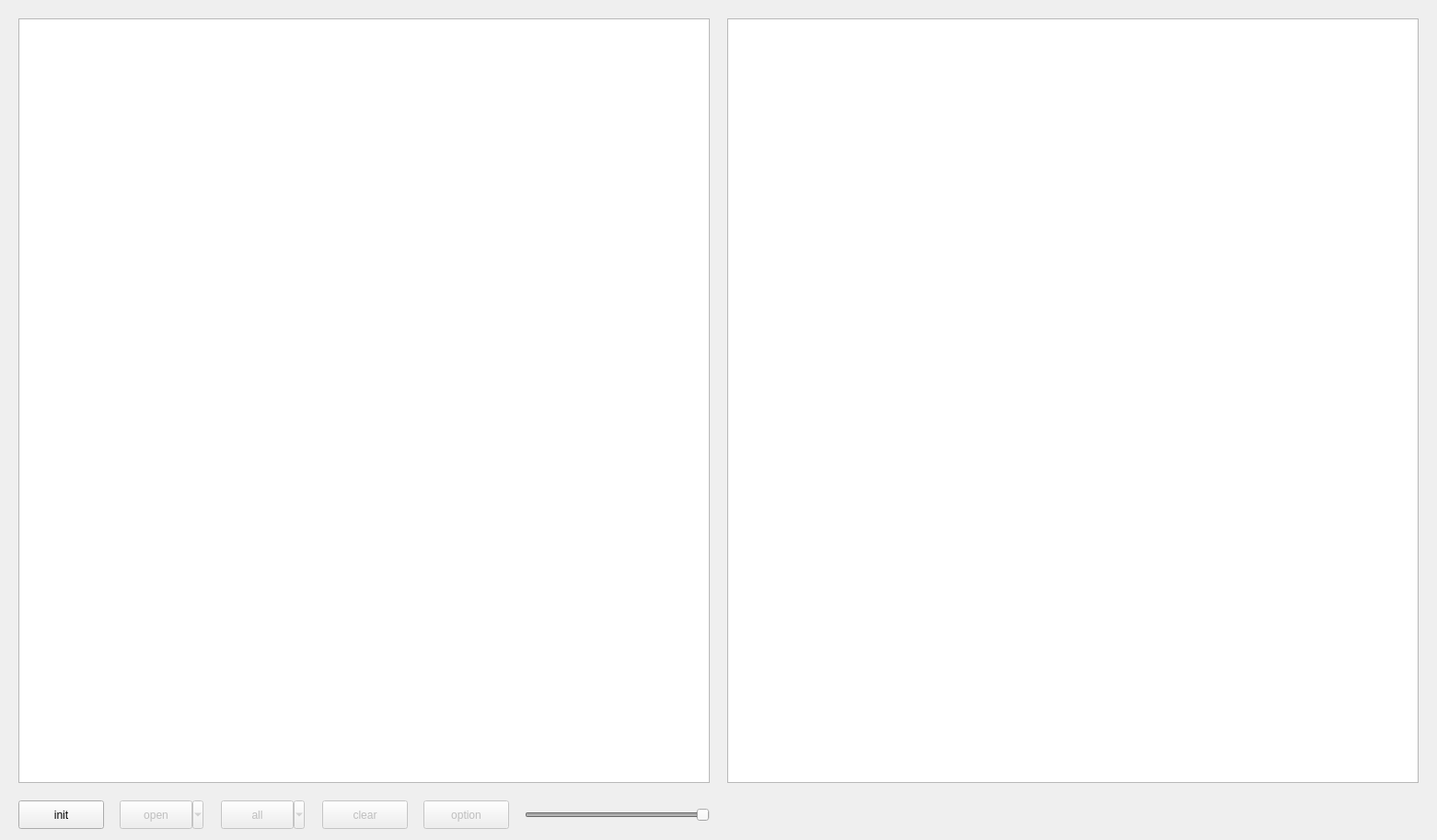
<?xml version="1.0" encoding="UTF-8"?>
<ui version="4.0">
 <class>Form</class>
 <widget class="QWidget" name="Form">
  <property name="geometry">
   <rect>
    <x>0</x>
    <y>0</y>
    <width>1561</width>
    <height>913</height>
   </rect>
  </property>
  <property name="windowTitle">
   <string>matte</string>
  </property>
  <widget class="QGraphicsView" name="graphicsViewInput">
   <property name="geometry">
    <rect>
     <x>20</x>
     <y>20</y>
     <width>751</width>
     <height>831</height>
    </rect>
   </property>
  </widget>
  <widget class="QGraphicsView" name="graphicsViewOutput">
   <property name="geometry">
    <rect>
     <x>790</x>
     <y>20</y>
     <width>751</width>
     <height>831</height>
    </rect>
   </property>
  </widget>
  <widget class="QToolButton" name="toolButtonOpen">
   <property name="enabled">
    <bool>false</bool>
   </property>
   <property name="geometry">
    <rect>
     <x>130</x>
     <y>870</y>
     <width>91</width>
     <height>31</height>
    </rect>
   </property>
   <property name="text">
    <string>open</string>
   </property>
   <property name="popupMode">
    <enum>QToolButton::MenuButtonPopup</enum>
   </property>
  </widget>
  <widget class="QPushButton" name="pushButtonOption">
   <property name="enabled">
    <bool>false</bool>
   </property>
   <property name="geometry">
    <rect>
     <x>460</x>
     <y>870</y>
     <width>93</width>
     <height>31</height>
    </rect>
   </property>
   <property name="text">
    <string>option</string>
   </property>
  </widget>
  <widget class="QPushButton" name="pushButtonClear">
   <property name="enabled">
    <bool>false</bool>
   </property>
   <property name="geometry">
    <rect>
     <x>350</x>
     <y>870</y>
     <width>93</width>
     <height>31</height>
    </rect>
   </property>
   <property name="text">
    <string>clear</string>
   </property>
  </widget>
  <widget class="QSlider" name="horizontalSliderStrokeSize">
   <property name="enabled">
    <bool>false</bool>
   </property>
   <property name="geometry">
    <rect>
     <x>570</x>
     <y>876</y>
     <width>201</width>
     <height>20</height>
    </rect>
   </property>
   <property name="minimum">
    <number>1</number>
   </property>
   <property name="maximum">
    <number>20</number>
   </property>
   <property name="value">
    <number>20</number>
   </property>
   <property name="orientation">
    <enum>Qt::Horizontal</enum>
   </property>
  </widget>
  <widget class="QPushButton" name="pushButtonInit">
   <property name="enabled">
    <bool>true</bool>
   </property>
   <property name="geometry">
    <rect>
     <x>20</x>
     <y>870</y>
     <width>93</width>
     <height>31</height>
    </rect>
   </property>
   <property name="text">
    <string>init</string>
   </property>
  </widget>
  <widget class="QToolButton" name="toolButtonRun">
   <property name="enabled">
    <bool>false</bool>
   </property>
   <property name="geometry">
    <rect>
     <x>240</x>
     <y>870</y>
     <width>91</width>
     <height>31</height>
    </rect>
   </property>
   <property name="text">
    <string>all</string>
   </property>
   <property name="popupMode">
    <enum>QToolButton::MenuButtonPopup</enum>
   </property>
  </widget>
 </widget>
 <resources/>
 <connections/>
</ui>
